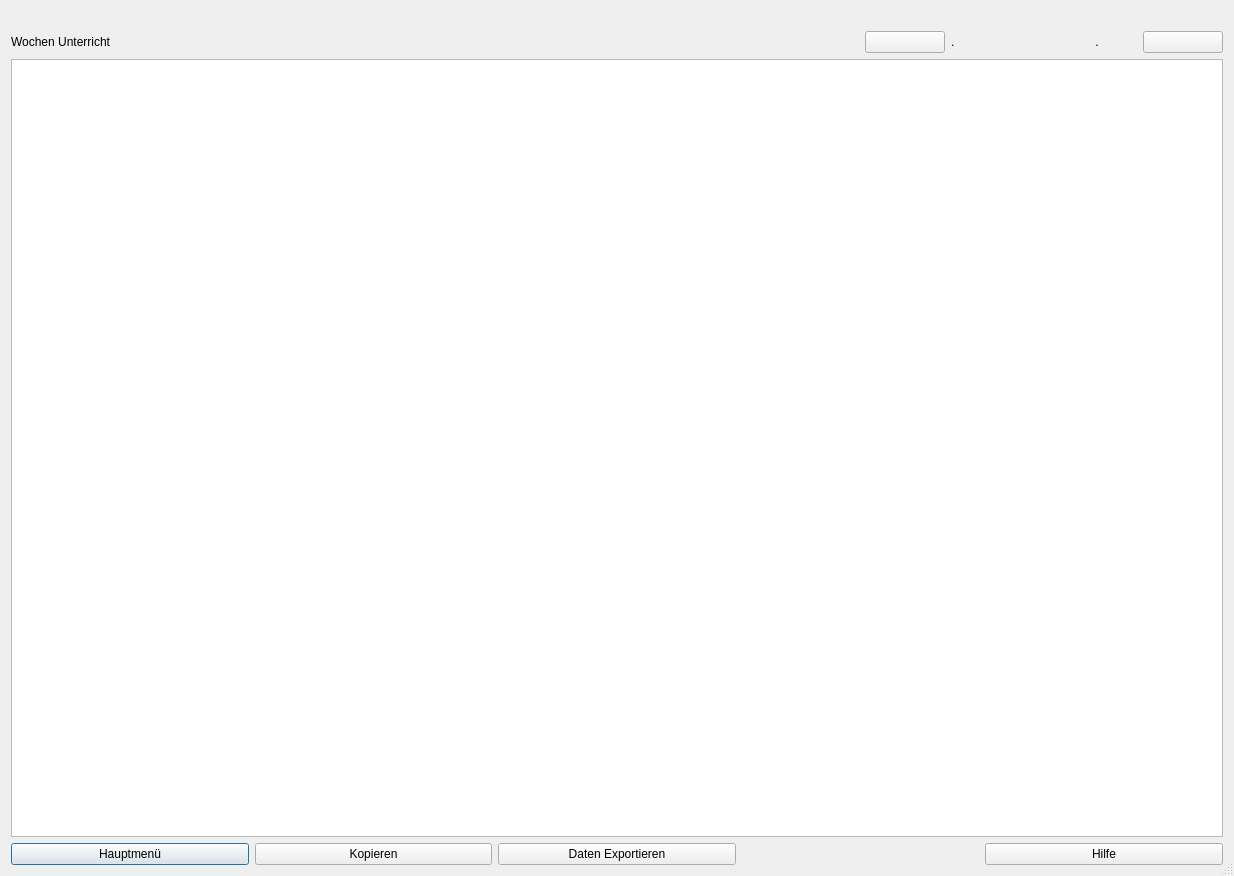
<?xml version="1.0" encoding="UTF-8"?>
<ui version="4.0">
 <class>Dialog</class>
 <widget class="QDialog" name="Dialog">
  <property name="geometry">
   <rect>
    <x>0</x>
    <y>0</y>
    <width>1234</width>
    <height>876</height>
   </rect>
  </property>
  <property name="windowTitle">
   <string>Dialog</string>
  </property>
  <property name="sizeGripEnabled">
   <bool>true</bool>
  </property>
  <layout class="QGridLayout" name="gridLayout">
   <item row="3" column="0" colspan="7">
    <layout class="QVBoxLayout" name="verticalLayout">
     <item>
      <widget class="QTableWidget" name="tableWidget_Wochen_Plan">
       <property name="sizeIncrement">
        <size>
         <width>0</width>
         <height>0</height>
        </size>
       </property>
       <property name="baseSize">
        <size>
         <width>0</width>
         <height>0</height>
        </size>
       </property>
       <property name="frameShadow">
        <enum>QFrame::Sunken</enum>
       </property>
       <property name="lineWidth">
        <number>1</number>
       </property>
       <property name="sizeAdjustPolicy">
        <enum>QAbstractScrollArea::AdjustIgnored</enum>
       </property>
       <property name="autoScrollMargin">
        <number>16</number>
       </property>
       <property name="editTriggers">
        <set>QAbstractItemView::NoEditTriggers</set>
       </property>
       <property name="showGrid">
        <bool>true</bool>
       </property>
       <property name="gridStyle">
        <enum>Qt::SolidLine</enum>
       </property>
       <property name="sortingEnabled">
        <bool>false</bool>
       </property>
       <property name="rowCount">
        <number>12</number>
       </property>
       <attribute name="verticalHeaderVisible">
        <bool>false</bool>
       </attribute>
       <row/>
       <row/>
       <row/>
       <row/>
       <row/>
       <row/>
       <row/>
       <row/>
       <row/>
       <row/>
       <row/>
       <row/>
      </widget>
     </item>
     <item>
      <layout class="QHBoxLayout" name="horizontalLayout">
       <item>
        <widget class="QPushButton" name="pushButton_hauptmenue">
         <property name="styleSheet">
          <string notr="true">font: 10pt &quot;MS Shell Dlg 2&quot;;</string>
         </property>
         <property name="text">
          <string>Hauptmenü</string>
         </property>
         <property name="icon">
          <iconset>
           <normaloff>../../_Symbole/Icons/computer/log_out.ico</normaloff>../../_Symbole/Icons/computer/log_out.ico</iconset>
         </property>
        </widget>
       </item>
       <item>
        <widget class="QPushButton" name="pushButton_copy">
         <property name="styleSheet">
          <string notr="true">font: 10pt &quot;MS Shell Dlg 2&quot;;</string>
         </property>
         <property name="text">
          <string>Kopieren</string>
         </property>
         <property name="icon">
          <iconset>
           <normaloff>../../_Symbole/UsedSymbols/copyblackinterfacesymboloftwopapersheets_79854.ico</normaloff>../../_Symbole/UsedSymbols/copyblackinterfacesymboloftwopapersheets_79854.ico</iconset>
         </property>
        </widget>
       </item>
       <item>
        <widget class="QPushButton" name="pushButton_excel_ausgabe">
         <property name="styleSheet">
          <string notr="true">font: 10pt &quot;MS Shell Dlg 2&quot;;</string>
         </property>
         <property name="text">
          <string>Daten Exportieren</string>
         </property>
         <property name="icon">
          <iconset>
           <normaloff>../../_Symbole/UsedSymbols/coordinated_assessment_documents_report_icon_148377.ico</normaloff>../../_Symbole/UsedSymbols/coordinated_assessment_documents_report_icon_148377.ico</iconset>
         </property>
        </widget>
       </item>
       <item>
        <widget class="QLabel" name="label_3">
         <property name="text">
          <string/>
         </property>
        </widget>
       </item>
       <item>
        <widget class="QPushButton" name="pushButton_Hilfe">
         <property name="styleSheet">
          <string notr="true">font: 10pt &quot;MS Shell Dlg 2&quot;;</string>
         </property>
         <property name="text">
          <string>Hilfe</string>
         </property>
         <property name="icon">
          <iconset>
           <normaloff>../../_Symbole/UsedSymbols/info_13213.ico</normaloff>../../_Symbole/UsedSymbols/info_13213.ico</iconset>
         </property>
        </widget>
       </item>
      </layout>
     </item>
    </layout>
   </item>
   <item row="1" column="2">
    <widget class="QLabel" name="label_2">
     <property name="text">
      <string/>
     </property>
    </widget>
   </item>
   <item row="1" column="5">
    <widget class="QLabel" name="te_KW">
     <property name="minimumSize">
      <size>
       <width>30</width>
       <height>0</height>
      </size>
     </property>
     <property name="maximumSize">
      <size>
       <width>80</width>
       <height>16777215</height>
      </size>
     </property>
     <property name="layoutDirection">
      <enum>Qt::LeftToRight</enum>
     </property>
     <property name="styleSheet">
      <string notr="true">font: 26pt &quot;MS Shell Dlg 2&quot;;</string>
     </property>
     <property name="text">
      <string>.</string>
     </property>
     <property name="alignment">
      <set>Qt::AlignCenter</set>
     </property>
    </widget>
   </item>
   <item row="1" column="3">
    <widget class="QPushButton" name="pushButton_befor_KW">
     <property name="maximumSize">
      <size>
       <width>80</width>
       <height>16777215</height>
      </size>
     </property>
     <property name="text">
      <string/>
     </property>
     <property name="icon">
      <iconset>
       <normaloff>../../_Symbole/UsedSymbols/keyboard-left-arrow-button_icon-icons.com_72692.ico</normaloff>../../_Symbole/UsedSymbols/keyboard-left-arrow-button_icon-icons.com_72692.ico</iconset>
     </property>
    </widget>
   </item>
   <item row="1" column="6">
    <widget class="QPushButton" name="pushButton_next_KW">
     <property name="maximumSize">
      <size>
       <width>80</width>
       <height>16777215</height>
      </size>
     </property>
     <property name="text">
      <string/>
     </property>
     <property name="icon">
      <iconset>
       <normaloff>../../_Symbole/UsedSymbols/keyboard-right-arrow-button-1_icon-icons.com_72690.ico</normaloff>../../_Symbole/UsedSymbols/keyboard-right-arrow-button-1_icon-icons.com_72690.ico</iconset>
     </property>
    </widget>
   </item>
   <item row="1" column="4">
    <widget class="QLabel" name="label_jahr">
     <property name="maximumSize">
      <size>
       <width>100</width>
       <height>16777215</height>
      </size>
     </property>
     <property name="styleSheet">
      <string notr="true">font: 26pt &quot;MS Shell Dlg 2&quot;;</string>
     </property>
     <property name="text">
      <string>.</string>
     </property>
    </widget>
   </item>
   <item row="1" column="0">
    <widget class="QLabel" name="label">
     <property name="minimumSize">
      <size>
       <width>300</width>
       <height>0</height>
      </size>
     </property>
     <property name="styleSheet">
      <string notr="true">font: 26pt &quot;MS Shell Dlg 2&quot;;</string>
     </property>
     <property name="text">
      <string>Wochen Unterricht</string>
     </property>
    </widget>
   </item>
   <item row="0" column="0">
    <widget class="QLabel" name="label_4">
     <property name="text">
      <string/>
     </property>
    </widget>
   </item>
  </layout>
 </widget>
 <resources/>
 <connections/>
</ui>
